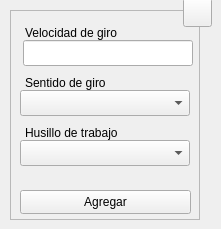
  <widget class="QWidget" name="centralwidget">
   <widget class="QFrame" name="frame">
    <property name="geometry">
     <rect>
      <x>10</x>
      <y>10</y>
      <width>190</width>
      <height>210</height>
     </rect>
    </property>
    <property name="sizePolicy">
     <sizepolicy hsizetype="Fixed" vsizetype="Fixed">
      <horstretch>0</horstretch>
      <verstretch>0</verstretch>
     </sizepolicy>
    </property>
    <property name="minimumSize">
     <size>
      <width>190</width>
      <height>210</height>
     </size>
    </property>
    <property name="maximumSize">
     <size>
      <width>190</width>
      <height>210</height>
     </size>
    </property>
    <property name="frameShape">
     <enum>QFrame::StyledPanel</enum>
    </property>
    <property name="frameShadow">
     <enum>QFrame::Raised</enum>
    </property>
    <widget class="QLineEdit" name="tbx_spd">
     <property name="geometry">
      <rect>
       <x>13</x>
       <y>30</y>
       <width>170</width>
       <height>26</height>
      </rect>
     </property>
     <property name="minimumSize">
      <size>
       <width>170</width>
       <height>0</height>
      </size>
     </property>
     <property name="maximumSize">
      <size>
       <width>170</width>
       <height>16777215</height>
      </size>
     </property>
     <property name="toolTip">
      <string>Digite la velocidad de giro</string>
     </property>
     <property name="statusTip">
      <string/>
     </property>
     <property name="alignment">
      <set>Qt::AlignCenter</set>
     </property>
     <property name="placeholderText">
      <string/>
     </property>
    </widget>
    <widget class="QLabel" name="lbl_spd">
     <property name="enabled">
      <bool>true</bool>
     </property>
     <property name="geometry">
      <rect>
       <x>15</x>
       <y>10</y>
       <width>102</width>
       <height>26</height>
      </rect>
     </property>
     <property name="text">
      <string>Velocidad de giro</string>
     </property>
     <property name="buddy">
      <cstring>lbl_spd</cstring>
     </property>
    </widget>
    <widget class="QLabel" name="lbl_sde">
     <property name="enabled">
      <bool>true</bool>
     </property>
     <property name="geometry">
      <rect>
       <x>15</x>
       <y>110</y>
       <width>105</width>
       <height>26</height>
      </rect>
     </property>
     <property name="text">
      <string>Husillo de trabajo</string>
     </property>
     <property name="buddy">
      <cstring>lbl_sde</cstring>
     </property>
    </widget>
    <widget class="QComboBox" name="cbx_sde">
     <property name="geometry">
      <rect>
       <x>10</x>
       <y>130</y>
       <width>170</width>
       <height>26</height>
      </rect>
     </property>
     <property name="minimumSize">
      <size>
       <width>170</width>
       <height>26</height>
      </size>
     </property>
     <property name="maximumSize">
      <size>
       <width>170</width>
       <height>16777215</height>
      </size>
     </property>
     <property name="toolTip">
      <string>Seleccione el husillo de trabajo a utilizar</string>
     </property>
    </widget>
    <widget class="QPushButton" name="btn_save">
     <property name="geometry">
      <rect>
       <x>10</x>
       <y>180</y>
       <width>171</width>
       <height>24</height>
      </rect>
     </property>
     <property name="sizePolicy">
      <sizepolicy hsizetype="Expanding" vsizetype="Expanding">
       <horstretch>0</horstretch>
       <verstretch>0</verstretch>
      </sizepolicy>
     </property>
     <property name="minimumSize">
      <size>
       <width>88</width>
       <height>0</height>
      </size>
     </property>
     <property name="toolTip">
      <string>Agregar los datos al programa CNC</string>
     </property>
     <property name="statusTip">
      <string/>
     </property>
     <property name="text">
      <string>Agregar</string>
     </property>
     <property name="shortcut">
      <string>Ctrl+S</string>
     </property>
     <property name="autoDefault">
      <bool>true</bool>
     </property>
    </widget>
    <widget class="QComboBox" name="cbx_rot">
     <property name="geometry">
      <rect>
       <x>10</x>
       <y>80</y>
       <width>170</width>
       <height>26</height>
      </rect>
     </property>
     <property name="minimumSize">
      <size>
       <width>170</width>
       <height>26</height>
      </size>
     </property>
     <property name="maximumSize">
      <size>
       <width>170</width>
       <height>16777215</height>
      </size>
     </property>
     <property name="toolTip">
      <string>Seleccione el sentido de giro del husillo</string>
     </property>
    </widget>
    <widget class="QLabel" name="lbl_rot">
     <property name="enabled">
      <bool>true</bool>
     </property>
     <property name="geometry">
      <rect>
       <x>15</x>
       <y>60</y>
       <width>91</width>
       <height>26</height>
      </rect>
     </property>
     <property name="text">
      <string>Sentido de giro</string>
     </property>
     <property name="buddy">
      <cstring>lbl_sde</cstring>
     </property>
    </widget>
    <zorder>tbx_spd</zorder>
    <zorder>lbl_spd</zorder>
    <zorder>cbx_sde</zorder>
    <zorder>lbl_sde</zorder>
    <zorder>btn_save</zorder>
    <zorder>cbx_rot</zorder>
    <zorder>lbl_rot</zorder>
   </widget>
   <widget class="QToolButton" name="btn_help">
    <property name="geometry">
     <rect>
      <x>183</x>
      <y>-2</y>
      <width>29</width>
      <height>29</height>
     </rect>
    </property>
    <property name="font">
     <font>
      <pointsize>20</pointsize>
      <bold>true</bold>
     </font>
    </property>
    <property name="text">
     <string/>
    </property>
    <property name="icon">
     <iconset resource="../../resources/resources.qrc">
      <normaloff>:/icons/question.png</normaloff>:/icons/question.png</iconset>
    </property>
    <property name="iconSize">
     <size>
      <width>20</width>
      <height>20</height>
     </size>
    </property>
    <property name="shortcut">
     <string>F1</string>
    </property>
   </widget>
  </widget>
